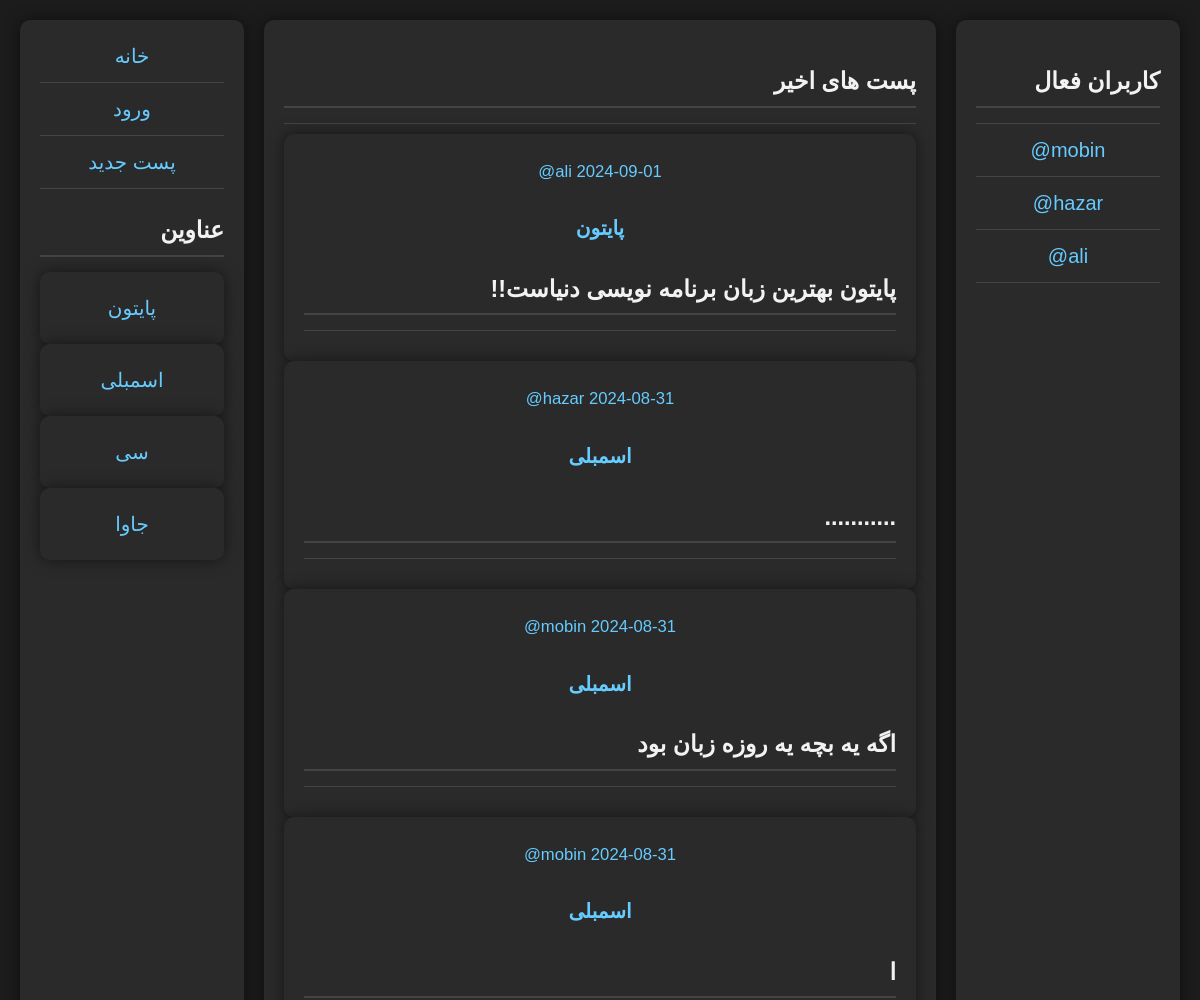
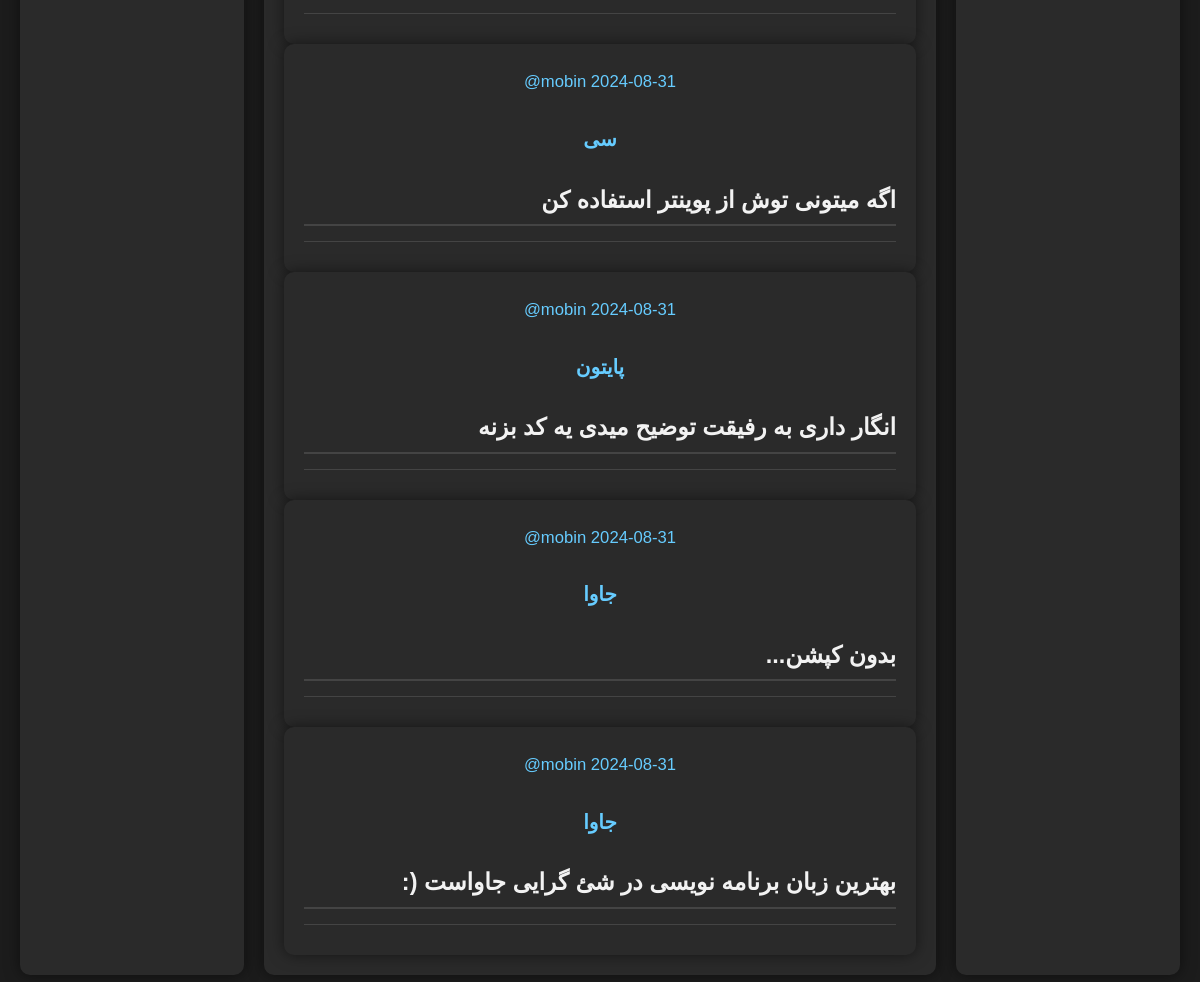
The page /home on the database its author committed (2 pictures, top to bottom).
### app.py (models this page shows, shortened)
class Post(db.Model):
    __tablename__ = 'post'
    id = db.Column(db.Integer, primary_key=True)
    user_id = db.Column(db.Integer, db.ForeignKey('user.id'))
    host = db.relationship('User', back_populates='posts')
    topic = db.Column(db.String(20), nullable=True)# unique=True,
    description = db.Column(db.Text, unique=True, nullable=True)
    comments = db.relationship('Comment', back_populates='post')
    created = db.Column(db.DateTime, default=datetime.now)

class User(db.Model):
    __tablename__ = 'user'
    id = db.Column(db.Integer, primary_key=True)
    email = db.Column(db.String(50), unique=True, nullable=False)
    username = db.Column(db.String(80), unique=True, nullable=False)
    password = db.Column(db.String(80), unique=True, nullable=False)
    posts = db.relationship('Post', back_populates='host')
    comments = db.relationship('Comment', back_populates='person')

### app.py (the view)
@app.route('/')
@app.route('/home')
def home():
    posts_ = Post.query.order_by(Post.created.desc()).all()
    posts = []
    for post in posts_:
        if post.topic not in posts:
            posts.append(post.topic)
    users = User.query.all()
    return render_template('home.html', posts=posts, posts_=posts_, users=users)

### templates/home.html (shortened to what this page needs)
{% extends 'main.html' %}
{% block body %}
  <div class="posts-container">
    <h3>پست های اخیر</h3>
    <hr>
    {% for post_ in posts_ %}
      <a href="{{ url_for('show_post', post_id=post_.id) }}" class="post-link">
        <div class="post-item">
          <small>@{{post_.host.username}} {{post_.created.strftime('%Y-%m-%d')}}</small>
          <h4>{{post_.topic}}</h4>
          <h3>{{post_.description}}</h3>
          <hr>
        </div>
      </a>
    {% endfor %}
  </div>
{% endblock body %}
{% block users %}
  <div class="users-container">
    <h3>کاربران فعال</h3>
    <hr>
    {% for user in users %}
      <a href="{{ url_for('user_post', username=user.username) }}">@{{user.username}}</a>
      <hr>
    {% endfor %}
  </div>
{% endblock users %}

### templates/main.html (shortened to what this page needs)
<!DOCTYPE html>
<html>
<head>
</head>
<body>
    {% include 'messages.html' %}
    <div class="home-container">
        <div>
            <a href="/">خانه</a>
            <hr>
            {% if session.is_login %}
                <a href="/profile">پروفایل</a>
                <hr>
                <a href="/log-out">خروج</a>
                <hr>
            {% else %}
                <a href="/login">ورود</a>
                <hr>
            {% endif %}
            <a href="/create-post">پست جدید</a>
            <hr>
            <h3>عناوین</h3>
            {% for post in posts %}
                <div>
                    <a href="{{ url_for('filter', subject=post) }}">{{ post }}</a>
                </div>
            {% endfor %}
        </div>
        {% block body %}{% endblock body %}
        {% block users %}{% endblock users %}
    </div>
</body>
</html>

### templates/messages.html (shortened to what this page needs)
<!doctype html>
<html lang="en">
<head>
</head>
<body>
</body>
</html>

### templates/main.html (style rules this page uses)
body { background-color: #1c1c1c; color: #e0e0e0; font-family: 'Arial', sans-serif; margin: 0; padding: 0; line-height: 1.6; text-align: center; }
a { color: #66ccff; text-decoration: none; transition: color 0.3s ease; }
.home-container { display: grid; grid-template-columns: 1fr 3fr 1fr; gap: 20px; padding: 20px; max-width: 1200px; margin: 0 auto; }
.home-container div { background-color: #2a2a2a; padding: 20px; border-radius: 10px; box-shadow: 0 0 15px rgba(0, 0, 0, 0.5); text-align: center; }
.home-container h3 { color: #f2f2f2; margin-bottom: 15px; border-bottom: 2px solid #444; padding-bottom: 5px; text-align: right; }
hr { border: none; border-top: 1px solid #444; margin: 10px 0; }

### templates/home.html (style rules this page uses)
body { font-size: 20px; }

### rows shown on the page
Post: topic "پایتون", host.username "ali", created "2024-09-01", description "!!پایتون بهترین زبان برنامه نویسی دنیاست"
Post: topic "اسمبلی", host.username "hazar", created "2024-08-31", description "..........."
Post: topic "سی", host.username "mobin", created "2024-08-31", description "اگه میتونی توش از پوینتر استفاده کن"
Post: topic "جاوا", host.username "mobin", created "2024-08-31", description "...بدون کپشن"
Post: host.username "mobin", created "2024-08-31", topic "اسمبلی", description "اگه یه بچه یه روزه زبان بود"
Post: host.username "mobin", created "2024-08-31", topic "اسمبلی", description "ا"
Post: host.username "mobin", created "2024-08-31", topic "پایتون", description "انگار داری به رفیقت توضیح میدی یه کد بزنه"
Post: host.username "mobin", created "2024-08-31", topic "جاوا", description ":) بهترین زبان برنامه نویسی در شئ گرایی جاواست"
User: username "mobin"
User: username "hazar"
User: username "ali"
